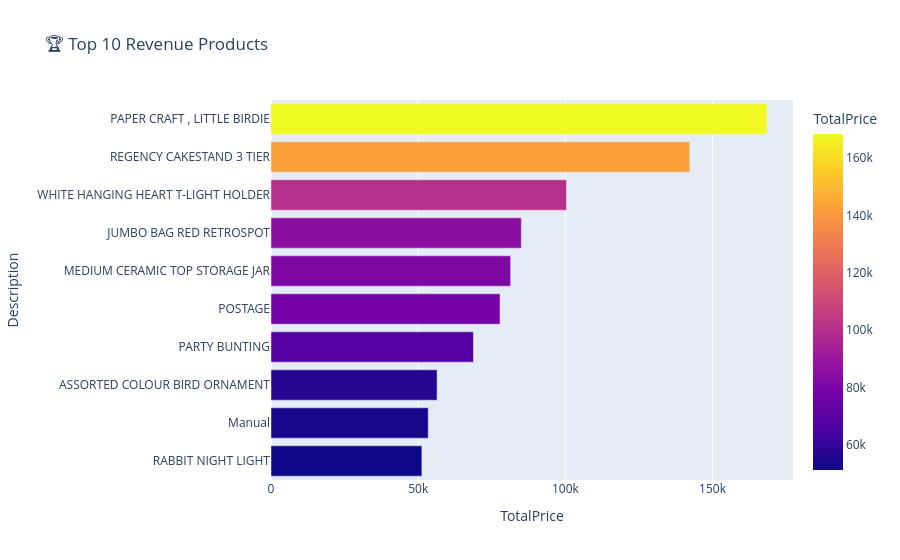

Notebook code cell kept with this figure:
### Markdown cell above
### Step 3: Top 10 Products by Revenue

### Code cell
top_prods = df.groupby('Description')['TotalPrice'].sum().sort_values(ascending=False).head(10).reset_index()

fig = px.bar(top_prods, y='Description', x='TotalPrice', orientation='h', title='🏆 Top 10 Revenue Products', color='TotalPrice')
fig.update_layout(yaxis=dict(autorange='reversed'))
fig.show()

### Figure 1 — Plotly figure (JSON) as saved in the notebook; plotly's stock layout.template omitted (floating-point values rounded to 4 significant figures)
{"data": [{"hovertemplate": "TotalPrice=%{marker.color}<br>Description=%{y}<extra></extra>", "legendgroup": "", "marker": {"color": [168500.0, 142300.0, 100400.0, 85040.0, 81420.0, 77800.0, 68790.0, 56410.0, 53420.0, 51250.0], "coloraxis": "coloraxis", "pattern": {"shape": ""}}, "name": "", "orientation": "h", "showlegend": false, "textposition": "auto", "type": "bar", "x": [168500.0, 142300.0, 100400.0, 85040.0, 81420.0, 77800.0, 68790.0, 56410.0, 53420.0, 51250.0], "xaxis": "x", "y": ["PAPER CRAFT , LITTLE BIRDIE", "REGENCY CAKESTAND 3 TIER", "WHITE HANGING HEART T-LIGHT HOLDER", "JUMBO BAG RED RETROSPOT", "MEDIUM CERAMIC TOP STORAGE JAR", "POSTAGE", "PARTY BUNTING", "ASSORTED COLOUR BIRD ORNAMENT", "Manual", "RABBIT NIGHT LIGHT"], "yaxis": "y"}], "layout": {"barmode": "relative", "coloraxis": {"colorbar": {"title": {"text": "TotalPrice"}}, "colorscale": [[0.0, "#0d0887"], [0.1111, "#46039f"], [0.2222, "#7201a8"], [0.3333, "#9c179e"], [0.4444, "#bd3786"], [0.5556, "#d8576b"], [0.6667, "#ed7953"], [0.7778, "#fb9f3a"], [0.8889, "#fdca26"], [1.0, "#f0f921"]]}, "legend": {"tracegroupgap": 0}, "title": {"text": "🏆 Top 10 Revenue Products"}, "xaxis": {"anchor": "y", "domain": [0.0, 1.0], "title": {"text": "TotalPrice"}}, "yaxis": {"anchor": "x", "autorange": "reversed", "domain": [0.0, 1.0], "title": {"text": "Description"}}}}
